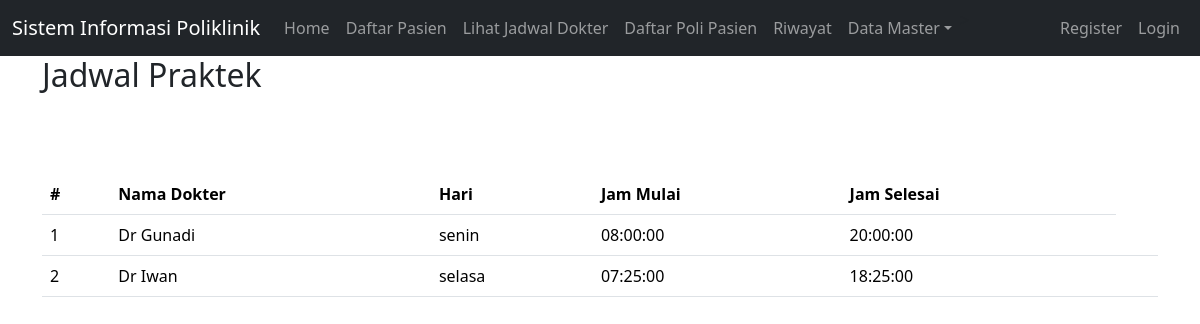
Screenshot of /index.php?page=lihat_jadwal_dokter with the database file from the repository.
### tables this page shows
CREATE TABLE `jadwal_periksa` (
  `id` int(11) UNSIGNED NOT NULL,
  `id_dokter` int(11) UNSIGNED NOT NULL,
  `hari` enum('senin','selasa','rabu','kamis','jumat') NOT NULL,
  `jam_mulai` time NOT NULL,
  `jam_selesai` time NOT NULL
);

CREATE TABLE `dokter` (
  `id` int(11) UNSIGNED NOT NULL,
  `nama` varchar(255) DEFAULT NULL,
  `alamat` varchar(255) DEFAULT NULL,
  `no_hp` varchar(50) DEFAULT NULL,
  `id_poli` int(11) UNSIGNED NOT NULL
);

### lihat_jadwal_dokter.php (the view, shortened to what this page needs)
<div class="container">
    <h2>Jadwal Praktek</h2>
<br>
    <?php
include'koneksi.php';
?>
<body>
<div class="container">
    <form class="form row"  method="POST" action="" name="myForm" onsubmit="return(validate());">
    <br>
    <br>
    <table class="table table-hover">
    <table class="table table-hover">
    <thead>
        <tr>
            <th scope="col">#</th>
            <th scope="col">Nama Dokter</th>
            <th scope="col">Hari</th>
            <th scope="col">Jam Mulai</th>
            <th scope="col">Jam Selesai</th>
        </tr>
    </thead>
        <tbody>
    <?php
    $result = mysqli_query($mysqli, "SELECT dp.*, p.nama as 'nama_dokter' FROM jadwal_periksa dp LEFT JOIN dokter p ON (dp.id_dokter=p.id) ORDER BY id ASC");
    if (mysqli_num_rows($result) > 0) {
        $no = 1;
        while ($data = mysqli_fetch_array($result)) {
            echo "<tr>";
            echo "<td>" . $no++ . "</td>";
            echo "<td>" . $data['nama_dokter'] . "</td>";
            echo "<td>" . $data['hari'] . "</td>";
            echo "<td>" . $data['jam_mulai'] . "</td>";
            echo "<td>" . $data['jam_selesai'] . "</td>";
            echo "<td>";
            echo "</td>";
            echo "</tr>";
        }
    } else {
        echo "No rows returned.";
    }
    ?>
    </tbody>
    </table>

### rows the page displays
jadwal_periksa: id_dokter.nama "Dr Gunadi", hari "senin", jam_mulai "08:00:00", jam_selesai "20:00:00"
jadwal_periksa: id_dokter.nama "Dr Iwan", hari "selasa", jam_mulai "07:25:00", jam_selesai "18:25:00"
